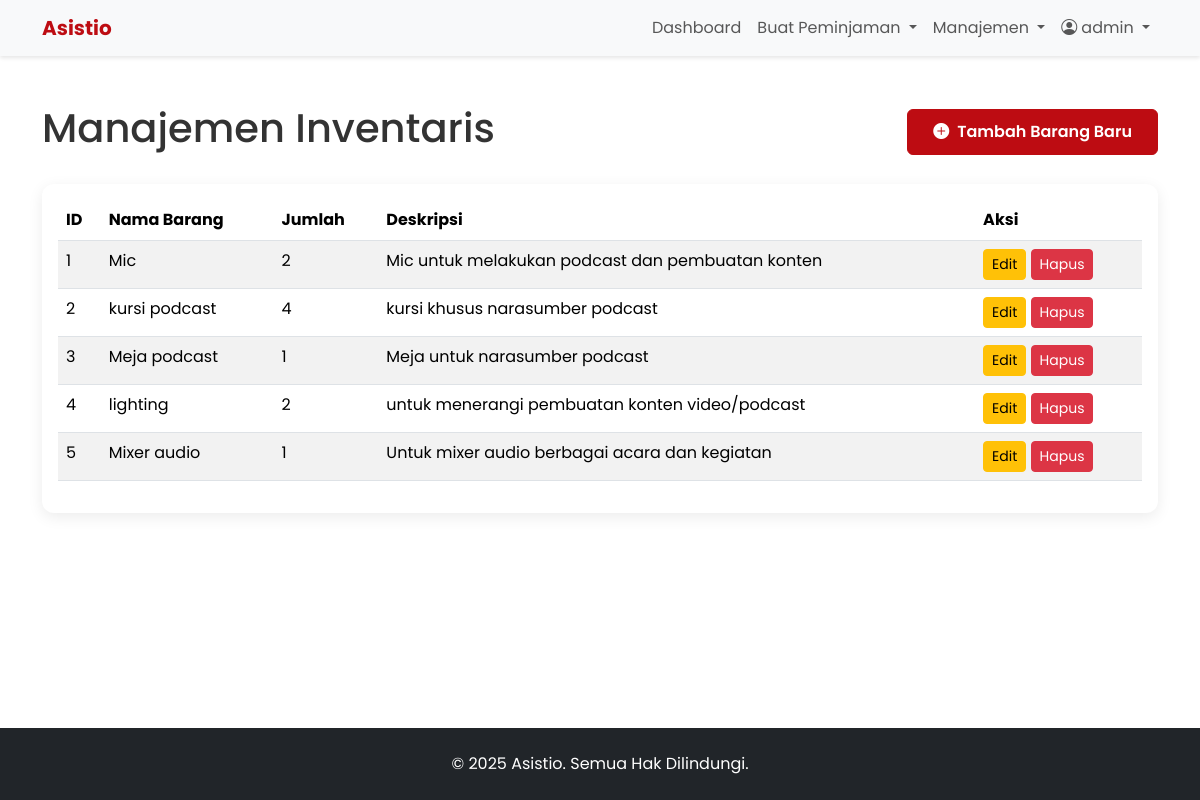
Screenshot of /inventaris (signed in) with the database file from the repository.
### models.py (models this page shows)
class User(db.Model, UserMixin):
    id = db.Column(db.Integer, primary_key=True)
    nama = db.Column(db.String(100), nullable=False)
    username = db.Column(db.String(80), unique=True, nullable=False)
    password = db.Column(db.String(200), nullable=False)
    role = db.Column(db.String(20), nullable=False, default='siswa')
    peminjaman = db.relationship('Peminjaman', backref='peminjam', lazy=True)

class Barang(db.Model):
    id = db.Column(db.Integer, primary_key=True)
    nama_barang = db.Column(db.String(150), nullable=False)
    jumlah_total = db.Column(db.Integer, nullable=False)
    deskripsi = db.Column(db.Text, nullable=True)

### app.py (the view)
@app.route('/inventaris', methods=['GET', 'POST'])
@login_required
@role_required('guru')
def inventaris():
    if request.method == 'POST':
        barang_baru = Barang(nama_barang=request.form.get('nama_barang'), jumlah_total=request.form.get('jumlah'), deskripsi=request.form.get('deskripsi'))
        db.session.add(barang_baru)
        db.session.commit()
        flash('Barang berhasil ditambahkan!', 'success')
        return redirect(url_for('inventaris'))
    return render_template('inventaris.html', list_barang=Barang.query.all())

### app.py (called while the page is built)
@login_manager.user_loader
def load_user(user_id):
    return db.session.get(User, int(user_id))

def role_required(role):
    def decorator(f):
        @wraps(f)
        def decorated_function(*args, **kwargs):
            if not current_user.is_authenticated or current_user.role != role:
                flash('Anda tidak memiliki izin untuk mengakses halaman ini.', 'danger')
                return redirect(url_for('dashboard'))
            return f(*args, **kwargs)
        return decorated_function
    return decorator

### templates/inventaris.html (shortened to what this page needs)
{% extends 'base.html' %}
{% block content %}
<div class="d-flex justify-content-between align-items-center mb-4">
    <h1>Manajemen Inventaris</h1>
    <button class="btn btn-primary" data-bs-toggle="modal" data-bs-target="#tambahBarangModal"><i class="bi bi-plus-circle-fill me-2"></i>Tambah Barang Baru</button>
</div>
<div class="card"><div class="card-body">
<table class="table table-striped">
<thead><tr><th>ID</th><th>Nama Barang</th><th>Jumlah</th><th>Deskripsi</th><th>Aksi</th></tr></thead>
<tbody>
{% for barang in list_barang %}
<tr>
    <td>{{ barang.id }}</td><td>{{ barang.nama_barang }}</td><td>{{ barang.jumlah_total }}</td><td>{{ barang.deskripsi }}</td>
    <td>
        <button class="btn btn-warning btn-sm" data-bs-toggle="modal" data-bs-target="#editBarangModal-{{ barang.id }}">Edit</button>
        <form action="{{ url_for('hapus_inventaris', id=barang.id) }}" method="POST" class="d-inline" onsubmit="return confirm('Yakin ingin menghapus?');"><button type="submit" class="btn btn-danger btn-sm">Hapus</button></form>
    </td>
</tr>
{% endfor %}
</tbody></table>
</div></div>
{% endblock %}

### templates/base.html (shortened to what this page needs)
<!doctype html>
<html lang="id">
<head>
    <link href="https://cdn.jsdelivr.net/npm/bootstrap@5.3.2/dist/css/bootstrap.min.css" rel="stylesheet">
    <link rel="stylesheet" href="{{ url_for('static', filename='css/style.css') }}">
    <link rel="stylesheet" href="https://cdn.jsdelivr.net/npm/bootstrap-icons@1.11.1/font/bootstrap-icons.css">
</head>
<body class="d-flex flex-column min-vh-100">
    <nav class="navbar navbar-expand-lg bg-body-tertiary sticky-top">
        <div class="container">
            <a class="navbar-brand" href="{{ url_for('index') }}">Asistio</a>
            <div class="collapse navbar-collapse" id="navbarNav">
                <ul class="navbar-nav ms-auto align-items-center">
                    {% if current_user.is_authenticated %}
                        <li class="nav-item"><a class="nav-link" href="{{ url_for('dashboard') }}">Dashboard</a></li>
                        <li class="nav-item dropdown">
                            <a class="nav-link dropdown-toggle" href="#" role="button" data-bs-toggle="dropdown" aria-expanded="false">
                                Buat Peminjaman
                            </a>
                        </li>
                        {% if current_user.role == 'guru' %}
                        <li class="nav-item dropdown">
                            <a class="nav-link dropdown-toggle" href="#" role="button" data-bs-toggle="dropdown" aria-expanded="false">
                                Manajemen
                            </a>
                        </li>
                        {% endif %}
                        <li class="nav-item dropdown">
                            <a class="nav-link dropdown-toggle" href="#" role="button" data-bs-toggle="dropdown" aria-expanded="false">
                                <i class="bi bi-person-circle me-1"></i>{{ current_user.nama }}
                            </a>
                        </li>
                    {% else %}
                        <li class="nav-item"><a class="nav-link" href="{{ url_for('login') }}">Login</a></li>
                        <li class="nav-item"><a class="btn btn-primary ms-2" href="{{ url_for('register') }}">Register</a></li>
                    {% endif %}
                </ul>
            </div>
        </div>
    </nav>
    <main class="container my-5">
        {% block content %}{% endblock %}
    </main>
    <footer class="bg-dark text-white text-center p-4 mt-auto">
        <p class="mb-0">&copy; 2025 Asistio. Semua Hak Dilindungi.</p>
    </footer>
</body>
</html>

### static/css/style.css (style rules this page uses)
:root { --primary-red: #BD0C12; --dark-color: #1a1a1a; --light-color: #FFFFFF; --grey-color: #f8f9fa; --text-color: #333; }
body { font-family: 'Poppins', sans-serif; color: var(--text-color); background-color: var(--light-color); }
.navbar { box-shadow: 0 2px 4px rgba(0,0,0,.1); }
.navbar-brand { font-weight: 700; color: var(--primary-red) !important; }
.btn-primary { background-color: var(--primary-red); border-color: var(--primary-red); font-weight: 600; padding: 10px 25px; transition: all 0.3s ease; }
.card { border: none; box-shadow: 0 4px 15px rgba(0,0,0,.08); border-radius: 12px; }

### rows the page displays
User: nama "admin"
Barang: id "1", nama_barang "Mic", jumlah_total "2", deskripsi "Mic untuk melakukan podcast dan pembuatan konten"
Barang: id "2", nama_barang "kursi podcast", jumlah_total "4", deskripsi "kursi khusus narasumber podcast"
Barang: id "3", nama_barang "Meja podcast", jumlah_total "1", deskripsi "Meja untuk narasumber podcast"
Barang: id "4", nama_barang "lighting", jumlah_total "2", deskripsi "untuk menerangi pembuatan konten video/podcast"
Barang: id "5", nama_barang "Mixer audio", jumlah_total "1", deskripsi "Untuk mixer audio berbagai acara dan kegiatan"
